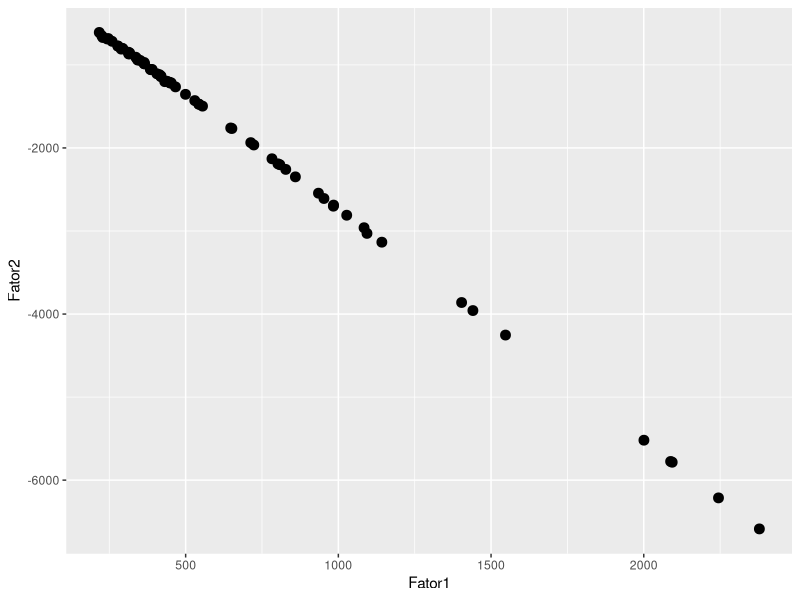
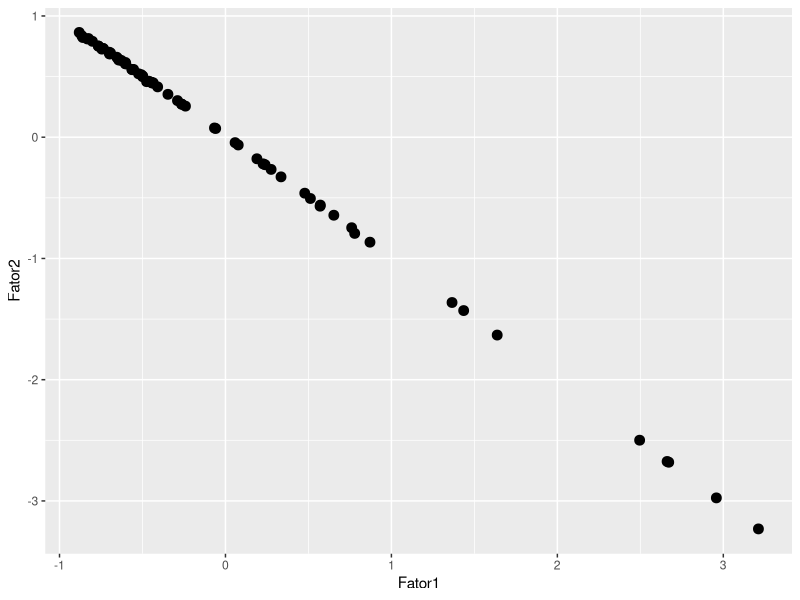

The R script that drew these images, in order: (Note: this script raises an error after producing the figures.)
########################################
#
#   CHAMANDO BIBLIOTECAS IMPORTANTES
#
########################################

# --
# Instalando e carregando pacotes -----------------------------------------

pacotes <- c("tidyverse",   # pacote para manipulacao de dados
             "cluster",     # algoritmo de cluster
             "dbscan",      # algoritmo de cluster dbscan
             "dendextend",  # compara dendogramas
             "factoextra",  # algoritmo de cluster e visualizacao
             "fpc",         # algoritmo de cluster e visualizacao
             "gridExtra",   # para a funcao grid arrange
             "readxl",      # 
             "writexl")     # salvar em excel


if(sum(as.numeric(!pacotes %in% installed.packages())) != 0){
  instalador <- pacotes[!pacotes %in% installed.packages()]
  for(i in 1:length(instalador)) {
    install.packages(instalador, dependencies = T)
    break()}
  sapply(pacotes, require, character = T) 
} else {
  sapply(pacotes, require, character = T) 
}



########################################
#
# https://cran.r-project.org/web/packages/dbscan/vignettes/hdbscan.html
# https://medium.com/towards-data-science/density-based-clustering-dbscan-vs-hdbscan-39e02af990c7
#
########################################

## diretório de trabalho
setwd("C:/Users/Renato/OneDrive/github/_tcc/2_cluster")

#Carregar base de dados: 
censo <- as.data.frame(read_excel("_dta/fatores_e_ranking_final_2.xlsx"))


#pegando os dados que usaremos
fatores <- censo %>% 
  select(ID, Fator1, Fator2)

#para visualizar no plano
fatores %>% ggplot() +
  geom_point(aes(x = Fator1,
                 y = Fator2),
             size = 3)

#Transformar o nome 
rownames(fatores) <- fatores[,1]
fatores <- fatores[,-1]


#Padronizar variaveis
fatores_pad <- scale(fatores) # aqui não precisava fazer isso

#para visualizar no plano
fatores_pad %>% ggplot() +
  geom_point(aes(x = Fator1,
                 y = Fator2),
             size = 3)


# --
### método hdbscan

# Para executar o algoritmo HDBSCAN, simplesmente passe o conjunto de dados e o 
# valor do parâmetro (único) 'minPts' para a função hdbscan
cl <- hdbscan(fatores_pad, minPts = 5)


# Os resultados 'flat' são armazenados no membro 'cluster'. Os pontos de ruído 
# recebem um valor de 0, portanto, incremente em 1.
plot(fatores_pad, col=cl$cluster+1, pch=20)
# salvando em .png
dev.print(file = '_out/figures/hdbscan_plot.png',
          device = png, width = 1024, height = 768, res = 2*72)

# Os resultados correspondem a noções intuitivas de como os aglomerados 
# 'semelhantes' podem parecer quando se manifestam em formas arbitrárias

# --
# DBSCAN Hierárquico - HDBSCAN
# O objeto HDBSCAN resultante contém uma representação hierárquica de todos os 
# agrupamentos DBSCAN* possíveis. Esta representação hierárquica é compactamente 
# armazenada no familiar membro 'hc' do objeto HDBSCAN resultante, no mesmo 
# formato de objetos de agrupamento hierárquicos tradicionais formados usando o 
# método 'hclust' do pacote stats.

cl$hc

# Observe que, embora este objeto esteja disponível para uso com qualquer um dos 
# métodos que funcionam com objetos 'hclust', o método de distância que o HDBSCAN 
# usa (distância de acessibilidade mútua, consulte [2]) não é um método disponível 
# da função hclust. Essa hierarquia, denominada “hierarquia HDBSCAN*” em [3], 
# pode ser visualizada usando o método de plotagem integrado do pacote stats

plot(cl$hc, main="Dendrograma - HDBSCAN Hierarchy") + 
  theme(plot.title = element_text(hjust = 0.5))
# salvando em .png
dev.print(file = '_out/figures/hdbscan_dendrograma.png',
          device = png, width = 1024, height = 768, res = 2*72)
# --
# DBSCAN* vs cortar a árvore HDBSCAN*
# Como o nome indica, o fascinante sobre a hierarquia HDBSCAN* é que qualquer 
# 'corte' global é equivalente a executar DBSCAN* (DBSCAN sem pontos de borda) 
# no limite de corte da árvoree p s (assumindo o mesmom i n Pts _  configuração 
# de parâmetro foi usada). Mas isso pode ser verificado manualmente? Usando uma 
# função modificada para distinguir o ruído usando a distância do núcleo como 0 
# (uma vez que o método cutree estatístico não atribui singletons com 0), os 
# resultados podem ser mostrados como idênticos.


cl <- hdbscan(fatores_pad, minPts = 5)
check <- rep(F, nrow(fatores_pad)-1)
core_dist <- kNNdist(fatores_pad, k=5-1)

## cutree doesn't distinguish noise as 0, so we make a new method to do it manually 
cut_tree <- function(hcl, eps, core_dist){
  cuts <- unname(cutree(hcl, h=eps))
  cuts[which(core_dist > eps)] <- 0 # Use core distance to distinguish noise
  cuts
}

eps_values <- sort(cl$hc$height, decreasing = T)+.Machine$double.eps ## Machine eps for consistency between cuts 
for (i in 1:length(eps_values)) { 
  cut_cl <- cut_tree(cl$hc, eps_values[i], core_dist)
  dbscan_cl <- dbscan(fatores_pad, eps = eps_values[i], minPts = 5, borderPoints = F) # DBSCAN* doesn't include border points
  
  ## Use run length encoding as an ID-independent way to check ordering
  check[i] <- (all.equal(rle(cut_cl)$lengths, rle(dbscan_cl$cluster)$lengths) == "TRUE")
}
print(all(check == T))

# --
# Árvore Simplificada
# A hierarquia HDBSCAN* é útil, mas para conjuntos de dados maiores ela pode se 
# tornar excessivamente incômoda, pois cada ponto de dados é representado como 
# uma folha em algum lugar da hierarquia. O objeto hdbscan vem com uma poderosa 
# ferramenta de visualização que traça a hierarquia 'simplificada' (consulte [2] 
# para obter mais detalhes), que mostra as alterações em todo o cluster em um 
#número infinito dee p s limiares. É a visualização padrão enviada pelo método 
#'plot'
#plot(cl)
#plot(cl, gradient = c("yellow", "orange", "red", "blue"))
plot(cl, gradient = c("purple", "blue", "green", "yellow"), show_flat = T)
plot(cl, gradient = as.factor(cl$cluster+1), show_flat = T)
# salvando em .png
dev.print(file = '_out/figures/hdbscan_arvore_simplificada.png',
          device = png, width = 1024, height = 768, res = 2*72)

# -- 
# Pontuações de estabilidade de cluster
# Observe que as pontuações de estabilidade correspondem aos rótulos na árvore 
# condensada, mas as atribuições de cluster no elemento membro do cluster não 
# correspondem aos rótulos na árvore condensada. Além disso, observe que essas 
# pontuações representam as pontuações de estabilidade antes da passagem para 
# cima na árvore que atualiza as pontuações com base nos filhos.

print(cl$cluster_scores)

# As 'probabilidades' de membros de pontos individuais estão no elemento de 
# membro de probabilidades
head(cl$membership_prob)

# Eles podem ser usados para mostrar o 'grau de associação ao cluster', por 
# exemplo, plotando pontos com transparências que correspondem aos seus graus de associação.
plot(fatores_pad, col=cl$cluster+1, pch=21)
colors <- mapply(function(col, i) adjustcolor(col, alpha.f = cl$membership_prob[i]), 
                 palette()[cl$cluster+1], seq_along(cl$cluster))
points(fatores_pad, col=colors, pch=20)


# Pontuação atípica global-local de hierarquias
# Uma publicação recente em um periódico sobre HDBSCAN vem com uma nova medida de 
# outlier que calcula uma pontuação de outlier de cada ponto nos dados com base 
# em propriedades locais e globais da hierarquia, definida como Global-Local 
# Outlier Score from Hierarchies (GLOSH) [4]. Um exemplo disso é mostrado abaixo, 
# onde, ao contrário das probabilidades de pertença, a opacidade do ponto 
# representa a quantidade de “outlier” que o ponto representa. Tradicionalmente, 
# outliers são geralmente considerados como observações que se desviam do valor 
# esperado de sua distribuição subjacente presumida, onde a medida de desvio que 
# é considerada significativa é determinada por algum valor limite estatístico.

# Nota: Devido à distinção feita de que os pontos de ruído, pontos que não são 
# atribuídos a nenhum cluster, devem ser considerados na definição de um outlier, 
# as pontuações de outlier calculadas não são apenas as pontuações inversamente 
# proporcionais às probabilidades de associação.
top_outliers <- order(cl$outlier_scores, decreasing = T)[1:10]
colors <- mapply(function(col, i) adjustcolor(col, alpha.f = cl$outlier_scores[i]), 
                 palette()[cl$cluster+1], seq_along(cl$cluster))
plot(fatores_pad, col=colors, pch=20)
text(fatores_pad[top_outliers, ], labels = top_outliers, pos=3)
# salvando em .png
dev.print(file = '_out/figures/hdbscan_pontuacao_atipica_global_local.png',
          device = png, width = 1024, height = 768, res = 2*72)


cl$cluster
#juntando com a base original
hdbscan_fim <- cbind(fatores, cl$cluster)

# --
# Análise de variância de um fator (ANOVA)
# ANOVA da variável 'fator1'
summary(anova_fator1 <- aov(formula = Fator1 ~ hdbscan_fim$`cl$cluster`,
                            data = hdbscan_fim))

sink(file = '_out/output/anova_fator1_hdbscan.txt')
print(summary(anova_fator1 <- aov(formula = Fator1 ~ hdbscan_fim$`cl$cluster`, data = hdbscan_fim)))
sink()

# ANOVA da variável 'fator2'
summary(anova_fator2 <- aov(formula = Fator2 ~ hdbscan_fim$`cl$cluster`,
                            data = hdbscan_fim))

sink(file = '_out/output/anova_fator2_hdbscan.txt')
print(summary(anova_fator2 <- aov(formula = Fator2 ~ hdbscan_fim$`cl$cluster`, data = hdbscan_fim)))
sink()


# --
#salvando xlsx modelo final
write_xlsx(hdbscan_fim,"_out/output/hdbscan_cluster.xlsx")



# -- 
# Referências
# Martin Ester, Hans-Peter Kriegel, Joerg Sander, Xiaowei Xu (1996). Um algoritmo 
# baseado em densidade para descobrir clusters em grandes bancos de dados 
# espaciais com ruído. Instituto de Ciência da Computação, Universidade de Munique. 
# Anais da 2ª Conferência Internacional sobre Descoberta de Conhecimento e 
# Mineração de Dados (KDD-96).
# Campello, Ricardo JGB, Davoud Moulavi, Arthur Zimek e Jörg Sander. “Uma estrutura 
# para extração ideal semi-supervisionada e não supervisionada de clusters de 
# hierarquias.” Mineração de dados e descoberta de conhecimento 27, no. 3 (2013): 344-371.
# Campello, Ricardo JGB, Davoud Moulavi e Joerg Sander. “Clustering baseado em 
# densidade com base em estimativas de densidade hierárquica.” Na Conferência 
# Pacífico-Ásia sobre Descoberta de Conhecimento e Mineração de Dados, pp. 160-172. 
# Springer Berlim Heidelberg, 2013.
# Campello, Ricardo JGB, Davoud Moulavi, Arthur Zimek e Jörg Sander. “Estimativas 
# de densidade hierárquica para agrupamento de dados, visualização e detecção de 
# outliers.” Transações ACM sobre Descoberta de Conhecimento a partir de Dados 
# (TKDD) 10, no. 1 (2015): 5.
# Karypis, George, Eui-Hong Han e Vipin Kumar. “Chameleon: agrupamento hierárquico 
# usando modelagem dinâmica.” Computador 32, não. 8 (1999): 68-75.
# Hahsler M, Piekenbrock M, Doran D (2019). “dbscan: Agrupamento rápido baseado em 
# densidade com R.” Journal of Statistical Software, 91(1), 1-30. doi: 10.18637/jss.v091.i01